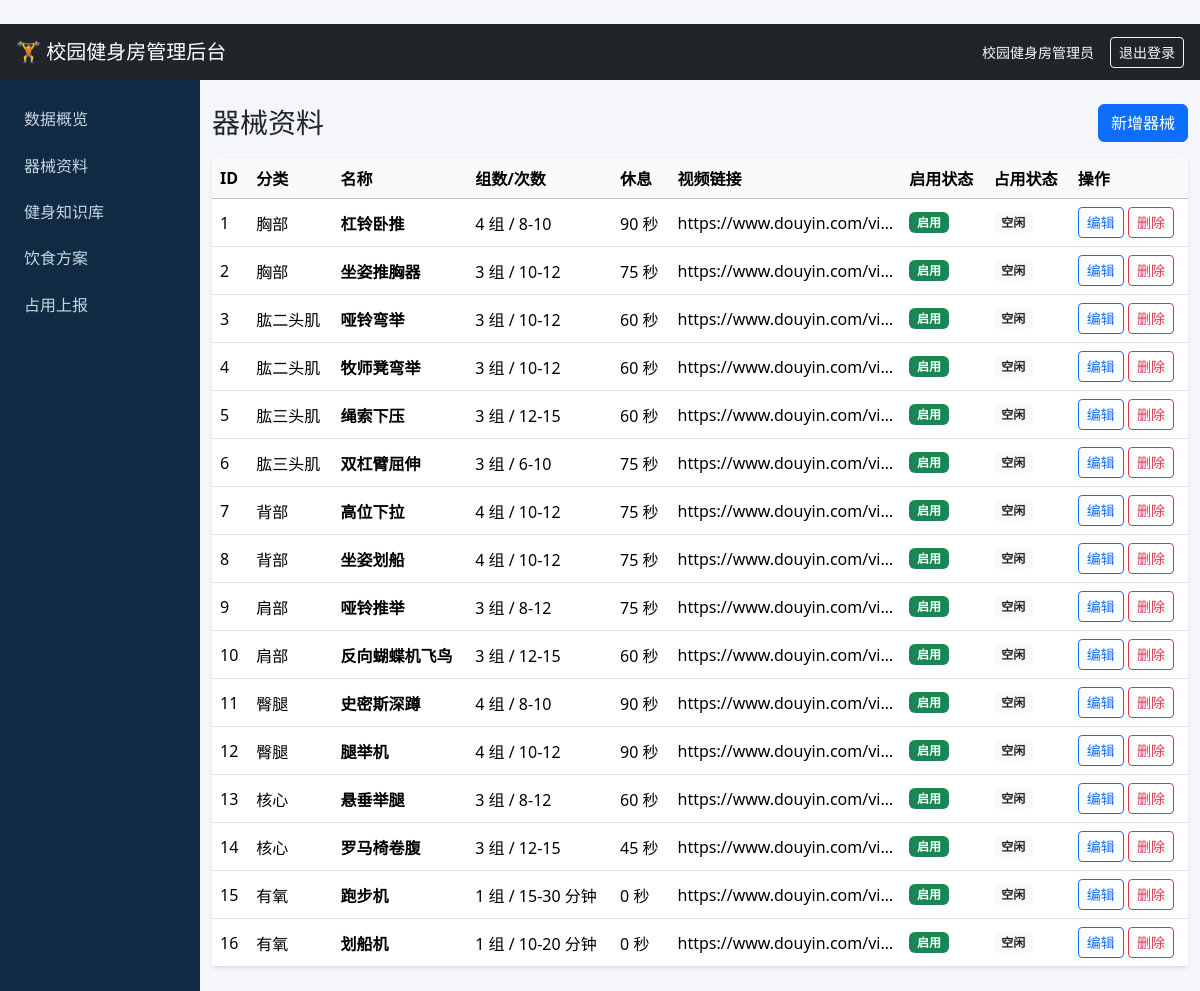
The app's page /admin/equipment (signed in) with its own data.
### app/models/equipment.py (models this page shows, shortened)
class Equipment(db.Model):
    __tablename__ = "equipment"
    id = db.Column(db.Integer, primary_key=True)
    category_id = db.Column(
        db.Integer, db.ForeignKey("equipment_categories.id"), nullable=False
    )
    name = db.Column(db.String(80), nullable=False)
    cover_url = db.Column(db.String(500), nullable=False, default="")
    image_urls = db.Column(db.JSON)
    description = db.Column(db.Text, nullable=False)
    action_key_points = db.Column(db.Text, nullable=False)
    force_points = db.Column(db.Text, nullable=False)
    common_mistakes = db.Column(db.Text, nullable=False)
    video_url = db.Column(db.String(500), nullable=False, default="")
    recommended_sets = db.Column(db.SmallInteger, nullable=False, default=3)
    recommended_reps = db.Column(db.String(20), nullable=False, default="12")
    rest_seconds = db.Column(db.SmallInteger, nullable=False, default=60)
    sort_order = db.Column(db.Integer, nullable=False, default=0)
    is_active = db.Column(db.Boolean, nullable=False, default=True)
    occupy_user_id = db.Column(
        db.Integer, db.ForeignKey("users.id"), nullable=True
    )
    occupy_start_time = db.Column(db.DateTime, nullable=True)
    occupy_status = db.Column(db.Integer, nullable=False, default=0)
    created_at = db.Column(db.DateTime, nullable=False, default=datetime.utcnow)
    updated_at = db.Column(
        db.DateTime, nullable=False, default=datetime.utcnow, onupdate=datetime.utcnow
    )
    occupancy_reports = db.relationship(
        "EquipmentOccupancyReport",
        backref="equipment",
        lazy=True,
        cascade="all, delete-orphan",
    )
    occupy_user = db.relationship(
        "User", foreign_keys=[occupy_user_id], lazy="joined"
    )

class EquipmentCategory(db.Model):
    __tablename__ = "equipment_categories"
    id = db.Column(db.Integer, primary_key=True)
    name = db.Column(db.String(30), unique=True, nullable=False)
    slug = db.Column(db.String(30), unique=True, nullable=False)
    description = db.Column(db.String(200), nullable=False, default="")
    sort_order = db.Column(db.Integer, nullable=False, default=0)
    created_at = db.Column(db.DateTime, nullable=False, default=datetime.utcnow)
    equipment_list = db.relationship("Equipment", backref="category", lazy=True)

### app/admin/routes.py (the view)
@admin_bp.get("/equipment")
@admin_required
def equipment_list():
    items = (
        Equipment.query.join(EquipmentCategory)
        .order_by(EquipmentCategory.sort_order, Equipment.sort_order)
        .all()
    )
    return render_template("admin/equipment_list.html", items=items)

### app/templates/admin/equipment_list.html (shortened to what this page needs)
﻿{% extends "admin/base.html" %}
{% block content %}
<div class="d-flex justify-content-between align-items-center mb-3">
  <h1 class="h3 mb-0">器械资料</h1>
  <a class="btn btn-primary" href="{{ url_for('admin.equipment_new') }}">新增器械</a>
</div>
<div class="card border-0 shadow-sm">
  <div class="table-responsive">
    <table class="table table-hover mb-0">
      <thead class="table-light">
        <tr><th>ID</th><th>分类</th><th>名称</th><th>组数/次数</th><th>休息</th><th>视频链接</th><th>启用状态</th><th>占用状态</th><th>操作</th></tr>
      </thead>
      <tbody>
      {% for item in items %}
        <tr>
          <td>{{ item.id }}</td>
          <td>{{ item.category.name }}</td>
          <td class="fw-semibold">{{ item.name }}</td>
          <td>{{ item.recommended_sets }} 组 / {{ item.recommended_reps }}</td>
          <td>{{ item.rest_seconds }} 秒</td>
          <td class="text-truncate" style="max-width:220px">{{ item.video_url }}</td>
          <td>{% if item.is_active %}<span class="badge bg-success">启用</span>{% else %}<span class="badge bg-secondary">停用</span>{% endif %}</td>
          <td>{% if item.occupy_status %}<span class="badge bg-warning text-dark">{{ item.occupy_status_text }}</span>{% else %}<span class="badge bg-light text-dark">空闲</span>{% endif %}</td>
          <td class="text-nowrap">
            <a class="btn btn-sm btn-outline-primary" href="{{ url_for('admin.equipment_edit', equipment_id=item.id) }}">编辑</a>
            <form class="d-inline" method="post" action="{{ url_for('admin.equipment_delete', equipment_id=item.id) }}" onsubmit="return confirm('确认删除该器械？');">
              <button class="btn btn-sm btn-outline-danger" type="submit">删除</button>
            </form>
          </td>
        </tr>
      {% else %}
        <tr><td colspan="9" class="text-center text-muted py-4">暂无器械数据</td></tr>
      {% endfor %}
      </tbody>
    </table>
  </div>
</div>
{% endblock %}

### app/templates/admin/base.html (shortened to what this page needs)
﻿<!doctype html>
<html lang="zh-CN">
<head>
  <link href="https://cdn.jsdelivr.net/npm/bootstrap@5.3.3/dist/css/bootstrap.min.css" rel="stylesheet">
</head>
<body>
<nav class="navbar navbar-dark bg-dark px-3">
  <a class="navbar-brand" href="{{ url_for('admin.index') }}">🏋️ 校园健身房管理后台</a>
  {% if session.get('admin_id') %}
  <div class="d-flex align-items-center gap-3">
    <span class="text-light small">{{ session.get('admin_name', '管理员') }}</span>
    <form method="post" action="{{ url_for('admin.logout') }}" class="m-0">
      <button class="btn btn-sm btn-outline-light" type="submit">退出登录</button>
    </form>
  </div>
  {% endif %}
</nav>
{% if session.get('admin_id') %}
<div class="container-fluid">
  <div class="row">
    <aside class="col-md-3 col-lg-2 sidebar p-0 pt-3">
      <nav class="nav flex-column">
        <a class="nav-link" href="{{ url_for('admin.dashboard') }}">数据概览</a>
        <a class="nav-link" href="{{ url_for('admin.equipment_list') }}">器械资料</a>
        <a class="nav-link" href="{{ url_for('admin.knowledge_list') }}">健身知识库</a>
        <a class="nav-link" href="{{ url_for('admin.diet_list') }}">饮食方案</a>
        <a class="nav-link" href="{{ url_for('admin.report_list') }}">占用上报</a>
      </nav>
    </aside>
    <main class="col-md-9 col-lg-10 py-4">
{% else %}
<main class="container py-5">
{% endif %}
{% block content %}{% endblock %}
{% if session.get('admin_id') %}
    </main>
  </div>
</div>
{% else %}
</main>
{% endif %}
</body>
</html>

### app/templates/admin/base.html (style rules this page uses)
body { background: #f4f6f9; }
.sidebar { min-height: calc(100vh - 56px); background: #102a43; }
.sidebar .nav-link { color: #c9d6e2; border-radius: .5rem; margin: .2rem .5rem; }
.table td, .table th { vertical-align: middle; }

### records on screen
Equipment: id "1", category.name "胸部", name "杠铃卧推", recommended_sets "4", recommended_reps "8-10", rest_seconds "90", video_url "https://www.douyin.com/vi…", is_active "启用", occupy_status "空闲"
Equipment: id "2", category.name "胸部", name "坐姿推胸器", recommended_sets "3", recommended_reps "10-12", rest_seconds "75", video_url "https://www.douyin.com/vi…", is_active "启用", occupy_status "空闲"
Equipment: id "3", category.name "肱二头肌", name "哑铃弯举", recommended_sets "3", recommended_reps "10-12", rest_seconds "60", video_url "https://www.douyin.com/vi…", is_active "启用", occupy_status "空闲"
Equipment: id "4", category.name "肱二头肌", name "牧师凳弯举", recommended_sets "3", recommended_reps "10-12", rest_seconds "60", video_url "https://www.douyin.com/vi…", is_active "启用", occupy_status "空闲"
Equipment: id "5", category.name "肱三头肌", name "绳索下压", recommended_sets "3", recommended_reps "12-15", rest_seconds "60", video_url "https://www.douyin.com/vi…", is_active "启用", occupy_status "空闲"
Equipment: id "6", category.name "肱三头肌", name "双杠臂屈伸", recommended_sets "3", recommended_reps "6-10", rest_seconds "75", video_url "https://www.douyin.com/vi…", is_active "启用", occupy_status "空闲"
Equipment: id "7", category.name "背部", name "高位下拉", recommended_sets "4", recommended_reps "10-12", rest_seconds "75", video_url "https://www.douyin.com/vi…", is_active "启用", occupy_status "空闲"
Equipment: id "8", category.name "背部", name "坐姿划船", recommended_sets "4", recommended_reps "10-12", rest_seconds "75", video_url "https://www.douyin.com/vi…", is_active "启用", occupy_status "空闲"
Equipment: id "9", category.name "肩部", name "哑铃推举", recommended_sets "3", recommended_reps "8-12", rest_seconds "75", video_url "https://www.douyin.com/vi…", is_active "启用", occupy_status "空闲"
Equipment: id "10", category.name "肩部", name "反向蝴蝶机飞鸟", recommended_sets "3", recommended_reps "12-15", rest_seconds "60", video_url "https://www.douyin.com/vi…", is_active "启用", occupy_status "空闲"
Equipment: id "11", category.name "臀腿", name "史密斯深蹲", recommended_sets "4", recommended_reps "8-10", rest_seconds "90", video_url "https://www.douyin.com/vi…", is_active "启用", occupy_status "空闲"
Equipment: id "12", category.name "臀腿", name "腿举机", recommended_sets "4", recommended_reps "10-12", rest_seconds "90", video_url "https://www.douyin.com/vi…", is_active "启用", occupy_status "空闲"
Equipment: id "13", category.name "核心", name "悬垂举腿", recommended_sets "3", recommended_reps "8-12", rest_seconds "60", video_url "https://www.douyin.com/vi…", is_active "启用", occupy_status "空闲"
Equipment: id "14", category.name "核心", name "罗马椅卷腹", recommended_sets "3", recommended_reps "12-15", rest_seconds "45", video_url "https://www.douyin.com/vi…", is_active "启用", occupy_status "空闲"
Equipment: id "15", category.name "有氧", name "跑步机", recommended_sets "1", recommended_reps "15-30 分钟", rest_seconds "0", video_url "https://www.douyin.com/vi…", is_active "启用", occupy_status "空闲"
Equipment: id "16", category.name "有氧", name "划船机", recommended_sets "1", recommended_reps "10-20 分钟", rest_seconds "0", video_url "https://www.douyin.com/vi…", is_active "启用", occupy_status "空闲"

### other values on screen
{{ session.get('admin_name', '管理员') }} "校园健身房管理员"
